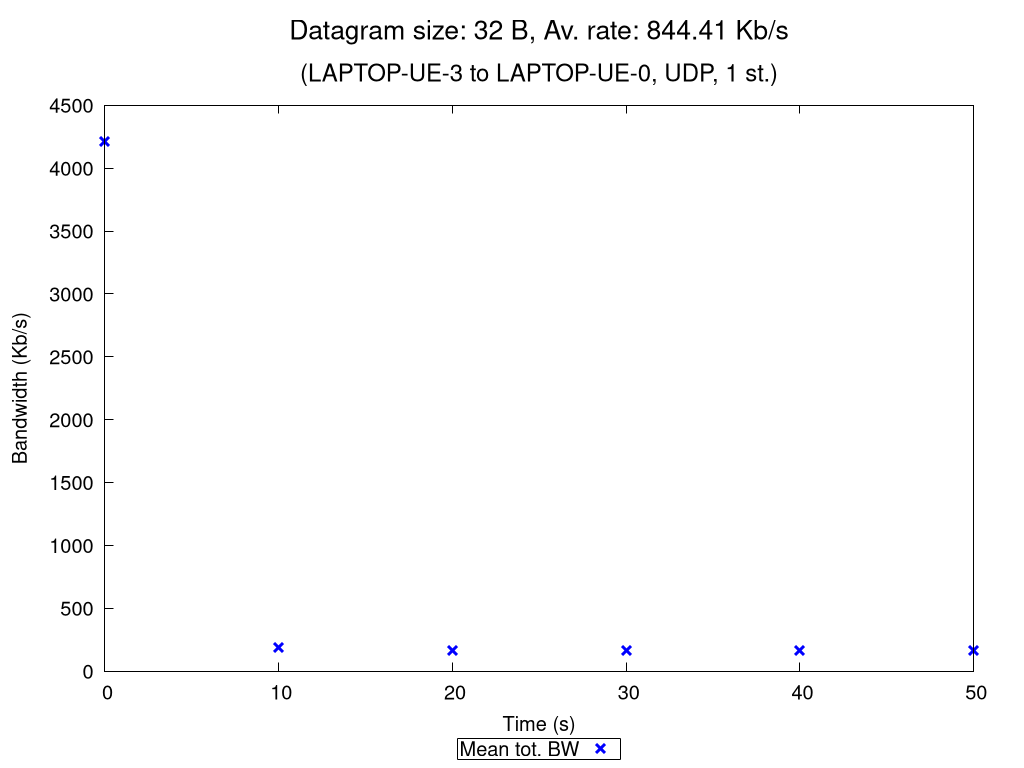

Write gnuplot code to recreate this figure.
set terminal pngcairo nocrop enhanced size 1024,768 font "Verdana,15"
set output "UDP_1_st_2020_10_18_08-18-25_two2one_00032B.png"

set title "{/=20 Datagram size: 32 B, Av. rate: 844.41 Kb/s}\n\n{/=18 (LAPTOP-UE-3 to LAPTOP-UE-0, UDP, 1 st.)}"

set xlabel "Time (s)"
set ylabel "Bandwidth (Kb/s)"
set ytics nomirror
set key bmargin center horizontal box samplen 1 width -1
set bmargin 4.6
set rmargin 4.5

rf = 1000.0  # rate factor
set style fill transparent solid 0.2 noborder
set autoscale xfix
plot "UDP_1_st_2020_10_18_08-18-25_two2one_00032B_iperf_processed.dat" using 1:($2/rf-$3/rf):($2/rf+$3/rf) with filledcurves lc rgb "blue" notitle, \
     "" using 1:($2/rf) with points pt 2 ps 1.5 lw 3 lc rgb "blue" title "Mean tot. BW", \
